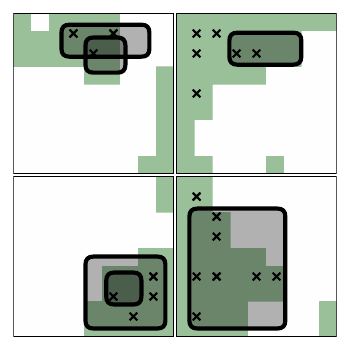

Write Python code to recreate this figure.
"""
Drawing the land cover panel for conceptutal figure 1.
"""

import numpy as np
import matplotlib.pyplot as plt
import matplotlib.patches as patches
import matplotlib.path as mpath
import random
import xarray as xr
from src.data_processing.utils_landcover import EUNISDataset

# Set random seed for reproducibility
random.seed(4)

# Load the landcover dataset if required
load_landcover_data = True
if load_landcover_data:
    lc_dataset = EUNISDataset()
    lc_arr = lc_dataset.load_landcover().rio.reproject("EPSG:3035")
    legend = lc_dataset.load_legend()
    inv_legend = {v: k for k, v in legend.items()}
    hab_id = inv_legend["T1"]
    lc_arr = lc_arr.where((150 < lc_arr) & (lc_arr < 170))


class RoundedPolygon(patches.PathPatch):
    """Create a polygon with rounded corners."""
    
    def __init__(self, xy, pad, **kwargs):
        p = mpath.Path(*self.__round(xy=xy, pad=pad))
        super().__init__(path=p, **kwargs)

    def __round(self, xy, pad):
        n = len(xy)
        verts = []

        for i in range(n):
            x0, x1, x2 = np.atleast_1d(xy[i - 1], xy[i], xy[(i + 1) % n])
            d01, d12 = x1 - x0, x2 - x1
            l01, l12 = np.linalg.norm(d01), np.linalg.norm(d12)
            u01, u12 = d01 / l01, d12 / l12

            x00 = x0 + min(pad, 0.5 * l01) * u01
            x01 = x1 - min(pad, 0.5 * l01) * u01
            x10 = x1 + min(pad, 0.5 * l12) * u12
            x11 = x2 - min(pad, 0.5 * l12) * u12

            if i == 0:
                verts.extend([x00, x01, x1, x10])
            else:
                verts.extend([x01, x1, x10])

        codes = [mpath.Path.MOVETO] + n * [mpath.Path.LINETO, mpath.Path.CURVE3, mpath.Path.CURVE3]
        verts[0] = verts[-1]

        return np.atleast_1d(verts), codes

# Grid configuration
width, height = 1, 1
nrows, ncols = 2, 2
inbetween = 0.02

xx = np.arange(0, ncols, width + inbetween)
yy = np.arange(0, nrows, height + inbetween)

# Plotting species
fig, ax = plt.subplots(figsize=(3.5,3.5))
ax.set_aspect('equal')

wid_lc = 8000
for i, xi in enumerate(xx):
    for j, yi in enumerate(yy):
        rect = patches.Rectangle((xi, yi), width, height, fill=False)
        ax.add_patch(rect)
        
        lc_arr_cropped = lc_arr.sel(
            x=slice(4213642 + (i * wid_lc), 4213642 + ((i + 1) * wid_lc)),
            y=slice(2542401 + ((j + 1) * wid_lc), 2542401 + (j * wid_lc))
        ).isnull().to_numpy()[::-1]
        
        G = np.ones((*lc_arr_cropped.shape,4))
        G[lc_arr_cropped] = [0, 0.38, 0, 0.4]
        
        coordsx = np.linspace(xi, xi + width, lc_arr_cropped.shape[0])
        coordsy = np.linspace(yi, yi + height, lc_arr_cropped.shape[1])
        
        ax.imshow(
            G,
            extent=[coordsx[0], coordsx[-1], coordsy[0], coordsy[-1]],
            origin='lower',
            # alpha=0.5,
            # cmap='Greens',
            interpolation='nearest'
        )

        # Adding vegetation plots
        nplots = 20
        for _ in range(nplots):
            plotxi = random.choice(range(1,len(coordsx)-1))
            plotyi = random.choice(range(1,len(coordsy)-1))
            if lc_arr_cropped[plotxi, plotyi]:
                color = "tab:red" #if (i + j) % 3 == 0 else "tab:blue"
                markerfacecolor = color#"white" if not lc_arr_cropped[plotxi, plotyi] else color
            
                ax.scatter(
                    coordsx[plotyi], coordsy[plotxi],
                    marker="x",
                    s = 30,
                    # alpha=0.5,
                    c ="black",
                    # edgecolors="black",
                    # linewidths=4,
                    # markerfacecolor=markerfacecolor, markeredgecolor=color, markersize=5
                )

def add_aggregate_box(p1, p2):
    """Adds a rounded rectangle (aggregate box) to the plot."""
    rect_patch = RoundedPolygon(
        [p1, (p1[0], p2[1]), p2, (p2[0], p1[1])], 
        facecolor=(0,0,0,0.3), pad=0.05, linewidth=3., edgecolor=(0,0,0,1)
    )
    ax.add_patch(rect_patch)


# Adding aggregate boxes
# Bottom left
add_aggregate_box((0.58, 0.2), (0.8, 0.4))
add_aggregate_box((0.45, 0.05), (0.95, 0.5))

# Bottom right
add_aggregate_box((1.1, 0.05), (1.7, 0.8))

# Top right
add_aggregate_box((1.35, 1.7), (1.8, 1.9))

# Top left
add_aggregate_box((0.3, 1.75), (0.85, 1.95))
add_aggregate_box((0.45, 1.65), (0.7, 1.87))

# Create legend handles
# aggregate_patch = RoundedPolygon(
#     [(0, 0), (0, 1), (1, 1), (1, 0)],
#     pad=2,
#     facecolor='azure',
#     alpha=0.2,
#     label='random selection\nof vegetation plots'
# )
# grey_background_patch = patches.Patch(color=[0, 0.4, 0], alpha=1, label='habitat class considered')
# filled_marker = plt.Line2D([0], [0], marker='s', color='w', label='vegetation plot',
#                            markerfacecolor='grey', markersize=5)
# filled_marker = plt.Line2D([0], [0], marker='s', color='w', label='vegetation plot within\nhabitat class considered',
#                            markerfacecolor='white', markeredgecolor='grey', markersize=5)
# nonfilled_marker = plt.Line2D([0], [0], marker='s', color='w', label='vegetation plot',
#                            markerfacecolor='grey', markeredgecolor='grey', markersize=5)
# trained_data = plt.Line2D([0], [0], marker='s', color='w', label='test data',
#                            markerfacecolor='tab:blue', markeredgecolor='tab:blue', markersize=5)
# test_data = plt.Line2D([0], [0], marker='s', color='w', label='train data',
#                            markerfacecolor='tab:red', markeredgecolor='tab:red', markersize=5)
# # Add the legend
# ax.legend(handles=[aggregate_patch, 
#                    grey_background_patch, 
#                    filled_marker, 
#                    nonfilled_marker
#                 #    white_marker
#                    ], loc='center left', bbox_to_anchor=(0.05, 1.3))


ax.set_axis_off()
ax.relim()
ax.autoscale_view()
# fig.supylabel("Vegetation plot", fontsize=18)
fig.tight_layout()

# Save the figure
fig.savefig("landcover_real.pdf", dpi=300, transparent=True)
plt.show()
